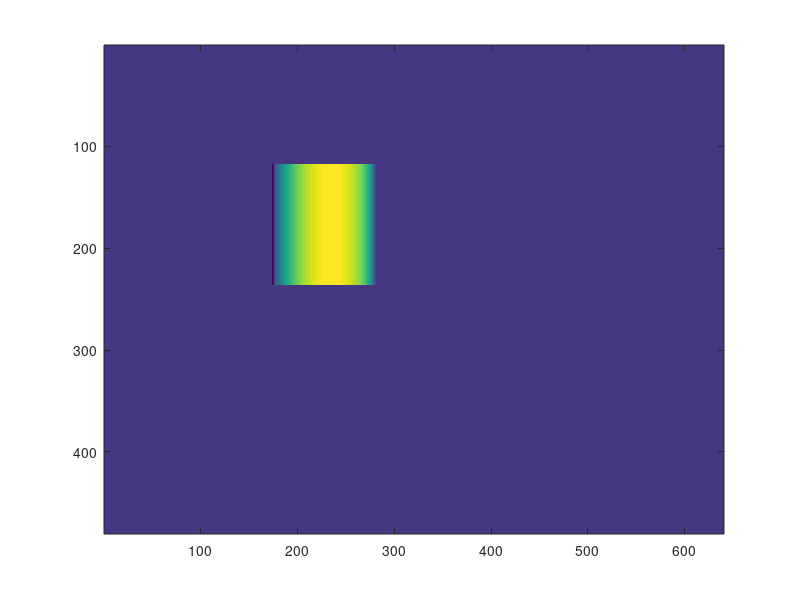

This chart was generated by the following MATLAB code:
Xc = [-0.3,0,2]; %coordinates of robot origin in camera frame (right = x, down = y, out = z)

r = .18;    %radius of robot
height = .4;%height of robot

dim = [640,480];    %[width,height] of image

simulated_image = ones(dim(2),dim(1)) * Xc(3);

%Default kinect calibration values used by ROS
K = [575.8157348632812, 0.0, 314.5; 0.0, 575.8157348632812, 235.5; 0.0, 0.0, 1.0];

h_squared = Xc(1)^2 + Xc(3)^2;
h = sqrt(h_squared);

theta_c = atan2(Xc(1),Xc(3));
theta_d = asin(r/h);

Xt_lb = [h*sin(theta_c - theta_d), Xc(2), h*cos(theta_c - theta_d)]';
Xt_rb = [h*sin(theta_c + theta_d), Xc(2), h*cos(theta_c + theta_d)]';

Xt_lt = Xt_lb + [0,-height,0]';

U_lb = Xt_lb/Xt_lb(3);
U_rb = Xt_rb/Xt_rb(3);
U_lt = Xt_lt/Xt_lt(3);

p_lb = K * U_lb;
p_rb = K * U_rb;
p_lt = K * U_lt;

p_l_int = max(1,floor(p_lb(1))); %remember to use 0 indexing in C
p_r_int = min(ceil(p_rb(1)),dim(1));

p_b_int = min(ceil(p_rb(2)),dim(2));
p_t_int = max(1,floor(p_lt(2)));

row_range = p_t_int:p_b_int;

p_reproj = round(p_lb);

simulated_image(row_range,p_l_int) = Xt_lb(3);
simulated_image(row_range,p_r_int) = Xt_rb(3);

for p_x = p_l_int+1:p_r_int-1
    
    p_reproj(1) = p_x; %coordinates of pixel we need to calculate depth for
    
    L = K\p_reproj;    %reprojecting pixel to ray

    %equations for intersection of ray and circle
    a = L(1)^2 + L(3)^2;
    b = -2*(L(1)*Xc(1) + L(3)*Xc(3));
    c = h_squared - r^2;
    
    if b^2-4*a*c < 0
        disp('Error! Complex solution!\n');
        return;
    end

    %solve for parameter t that yields intersection
    %Note that we only care about the more distant intersection 
    %(the + solution)
    t = (-b + sqrt(b^2-4*a*c))/(2*a);
    
    %get world coordinates of intersection
    xh = L*t;
    
    %get depth for that pixel
    depth = xh(3);
    
    simulated_image(row_range,p_reproj(1)) = depth;
end

figure(1);
imagesc(simulated_image);
